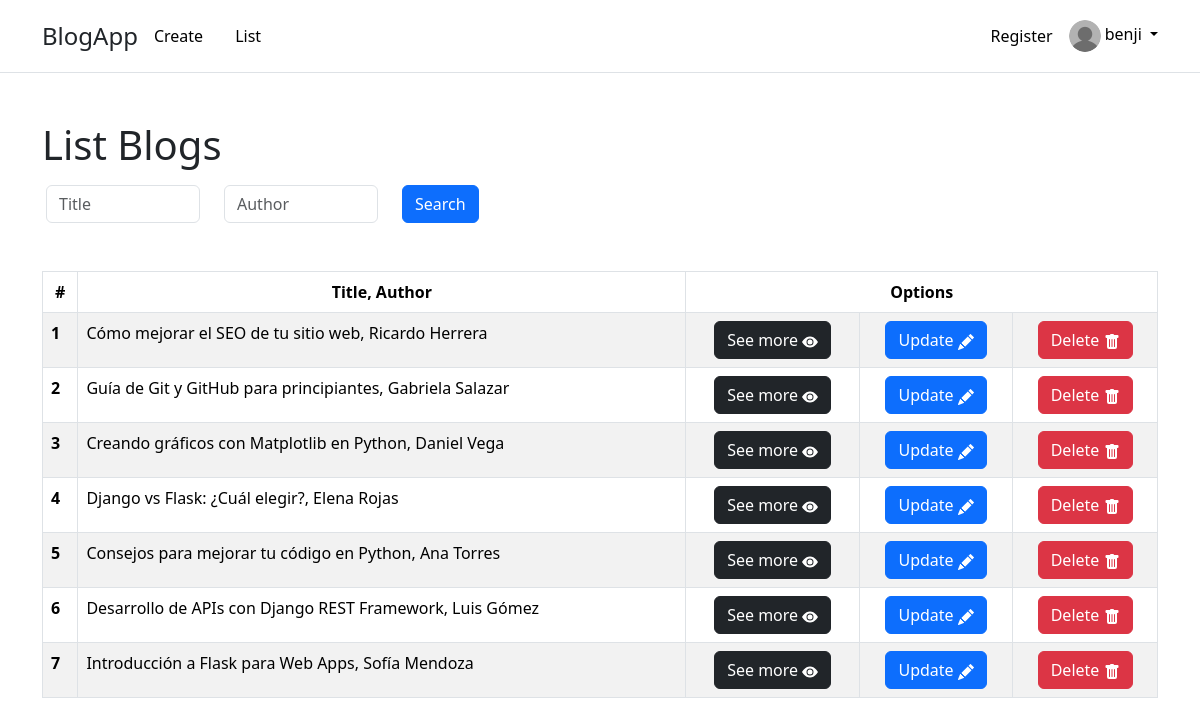
/list-blog (signed in), run on the app's committed database.
### home/models.py (models this page shows)
class Blog(models.Model):
    id = models.UUIDField(primary_key=True, default=uuid.uuid4, editable=False)
    title = models.CharField(max_length=100)
    content = models.TextField()
    author = models.CharField(max_length=100)
    description = models.TextField(null=True, blank=True)
    publication_date = models.DateTimeField(null=True,blank=True)
    is_published = models.BooleanField(default=True)
    tags = models.CharField(max_length=200, null=True, blank=True)
    img_cover = models.ImageField(upload_to="blogs_images/", null=True, blank=True)
    def __str__(self):
        return f"{self.title}, {self.author}"

### home/views.py (the view)
# urls.py: path('list-blog', list_blog, name="list_blog"),
def list_blog(request):
    blogs = Blog.objects.all()
    formContent = SearchBlog(request.GET)
    if formContent.is_valid():
        title_to_search = formContent.cleaned_data.get('title')
        author_to_search = formContent.cleaned_data.get('author')
        blogs = Blog.objects.filter( title__icontains = title_to_search , author__icontains= author_to_search)
    return render(request, 'home/list_blog.html', {'blogs' : blogs, 'formContent' : formContent})

### home/forms.py
class SearchBlog(forms.Form):
    title = forms.CharField(max_length=100, required=False,widget=forms.TextInput(attrs={'class': 'form-control', 'placeholder':'Title'}))
    author = forms.CharField(max_length=100, required=False,widget=forms.TextInput(attrs={'class': 'form-control', 'placeholder':'Author'}))

### home/templates/home/list_blog.html (shortened to what this page needs)
{% extends "template_base.html" %}
{% load static %}
{% block content %}
        {% block title_head %} <h1> List Blogs </h1> {% endblock title_head %}
        <form action="" class="row g-3" style="max-width: 50%">
            <div class="row mt-4">
              <div class="col-sm-12 col-md-4 col-lg-4">
                {{formContent.title}}
              </div>
              <div class="col-sm-12 col-md-4 col-lg-4">
                {{formContent.author}}
              </div>
              <div class="col-sm-12 col-md-4 col-lg-4">
                <button class="btn btn-primary" type="submit">Search</button>
              </div>
            </div>
        </form>
        {% if blogs %}
            <table class="table table-striped table-bordered mt-5">
                <thead class="text-center">
                  <tr>
                    <th scope="col">#</th>
                    <th scope="col">Title, Author</th>
                    <th colspan="4">Options</th>
                  </tr>
                </thead>
                <tbody>
                {% for blog  in  blogs%}
                <tr>
                    <th scope="row">{{forloop.counter}}</th>
                    <td colspan="2">{{blog}}</td>
                    <td class="text-center">
                      <a href={% url "details_blog" blog.id %} class="btn btn-dark" role="button" aria-disabled="true">See more <svg xmlns="http://www.w3.org/2000/svg" width="16" height="16" fill="currentColor" class="bi bi-eye-fill" viewBox="0 0 16 16">
                        <path d="M10.5 8a2.5 2.5 0 1 1-5 0 2.5 2.5 0 0 1 5 0"/>
                        <path d="M0 8s3-5.5 8-5.5S16 8 16 8s-3 5.5-8 5.5S0 8 0 8m8 3.5a3.5 3.5 0 1 0 0-7 3.5 3.5 0 0 0 0 7"/>
                      </svg></a>
                    </td>
                    <td class="text-center">
                      <a href={% url "update_blog" blog.id %} class="btn btn-primary" role="button" aria-disabled="true">Update </a>
                    </td>
                    <td class="text-center">
                      <a href={% url "delete_blog" blog.id %} class="btn btn-danger" role="button" aria-disabled="true">Delete </a>
                    </td>
                  </tr>
                {% endfor %}
            </tbody>
        </table>
        {% else %}
            <div class="mt-5 alert alert-warning" role="alert">No found Blog</div>
        {% endif %}
{% endblock content %}

### templates/template_base.html (shortened to what this page needs)
<!DOCTYPE html>
<html lang="en">
  {% load static %}
  {% load bootstrap_icons %}
  <head>
    <link href="https://cdn.jsdelivr.net/npm/bootstrap@5.3.3/dist/css/bootstrap.min.css" rel="stylesheet" />
  </head>
  <body>
    <header class="p-3 mb-3 border-bottom">
        <div class="container">
          <div class="d-flex flex-wrap align-items-center justify-content-center justify-content-lg-start">
            <a class="navbar-brand fs-4" href="{% url 'home' %}">BlogApp</a>
            <ul class="nav col-12 col-lg-auto me-lg-auto mb-2 justify-content-center mb-md-0">
                <li><a class="nav-link link-body-emphasis" href="{% url 'create_blog' %}">Create</a></li>
                <li><a class="nav-link link-body-emphasis" href="{% url 'list_blog' %}">List</a></li>
            </ul>
            <div class="col-12 col-lg-auto mb-3 mb-lg-0 me-lg-3" data-landmark-index="2">
              <a class="nav-link link-body-emphasis" href="{% url 'register' %}">Register</a>
            </div>
            {% if request.user.is_authenticated  %}
              <div class="dropdown text-end">
                <a href="#" class="d-block link-body-emphasis text-decoration-none dropdown-toggle" data-bs-toggle="dropdown" aria-expanded="false">
                  {% if request.user.infoextra.avatar %}
                    <img src={{ request.user.infoextra.avatar.url}} alt="mdo" width="32" height="32" class="rounded-circle">
                  {% else %}
                    <img src={% static "assets/img/user.png" %} alt="mdo" width="32" height="32" class="rounded-circle">
                  {% endif %}
                  {{ request.user.username }}
                </a>
              </div>
            {% else %}
            <div class="d-flex spa">
              <a class="nav-link link-body-emphasis" href="{% url 'login' %}">Login</a>
            </div>
            {% endif %}
          </div>
        </div>
      </header>
    <div class="mt-5 container">
      {% block content %}{% endblock %}
    </div>
  </body>
</html>

### data on the page
Blog: title+author "Cómo mejorar el SEO de tu sitio web, Ricardo Herrera"
Blog: title+author "Guía de Git y GitHub para principiantes, Gabriela Salazar"
Blog: title+author "Creando gráficos con Matplotlib en Python, Daniel Vega"
Blog: title+author "Django vs Flask: ¿Cuál elegir?, Elena Rojas"
Blog: title+author "Consejos para mejorar tu código en Python, Ana Torres"
Blog: title+author "Desarrollo de APIs con Django REST Framework, Luis Gómez"
Blog: title+author "Introducción a Flask para Web Apps, Sofía Mendoza"

### other printed values
{{ request.user.username }} "benji"
